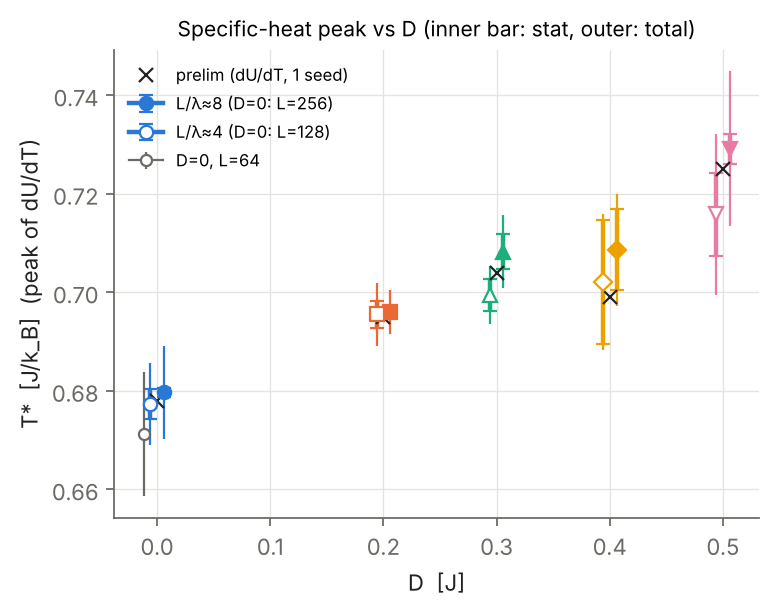

The Python source for this figure:
"""Task 1: specific-heat peak T*(D). Filled = L/lambda~8 (D=0: L=256), open = L/lambda~4 (D=0: L=128, 64 grey).
Inner error bar = statistical (seed scatter), outer = total (stat (+) syst: estimators, window, cool/heat).
Crosses: preliminary dU/dT values (REQUEST.md sec. 4). Run from repo root."""
import sys, json; sys.path.insert(0, 'figures')
from _style import *
H = json.load(open('data/task1_h1.json'))['rows']
prelim = {0.0: 0.678, 0.2: 0.695, 0.3: 0.704, 0.4: 0.699, 0.5: 0.725}
big = {0.0: 256, 0.2: 256, 0.3: 176, 0.4: 128, 0.5: 112}; small = {0.0: 128, 0.2: 128, 0.3: 88, 0.4: 64, 0.5: 56}
fig, ax = plt.subplots(figsize=(5.2, 3.8))
for sz, off, filled, lab in ((big, 0.006, True, 'L/λ≈8 (D=0: L=256)'), (small, -0.006, False, 'L/λ≈4 (D=0: L=128)')):
    for i, (D, L) in enumerate(sz.items()):
        r = H.get('%g_%d' % (D, L))
        if r is None: continue
        ax.errorbar(D + off, r['T'], yerr=r['tot'], color=DCOL[D], capsize=0, lw=1)
        ax.errorbar(D + off, r['T'], yerr=r['stat'], color=DCOL[D], capsize=3, lw=2, marker=DMRK[D], mfc=DCOL[D] if filled else 'white', ms=6,
                    label=lab if i == 0 else None)
r = H.get('0_64')
if r: ax.errorbar(-0.012, r['T'], yerr=r['tot'], color=MUTED, marker='o', mfc='white', ms=5, lw=1, label='D=0, L=64')
ax.plot(list(prelim), list(prelim.values()), 'x', color=INK, ms=6, label='prelim (dU/dT, 1 seed)')
ax.set_xlabel('D  [J]'); ax.set_ylabel('T*  [J/k_B]  (peak of dU/dT)'); ax.legend(fontsize=7.5, loc='upper left')
ax.set_title('Specific-heat peak vs D (inner bar: stat, outer: total)', fontsize=9.5)
fig.savefig('figures/fig_t1_Tstar.png')
